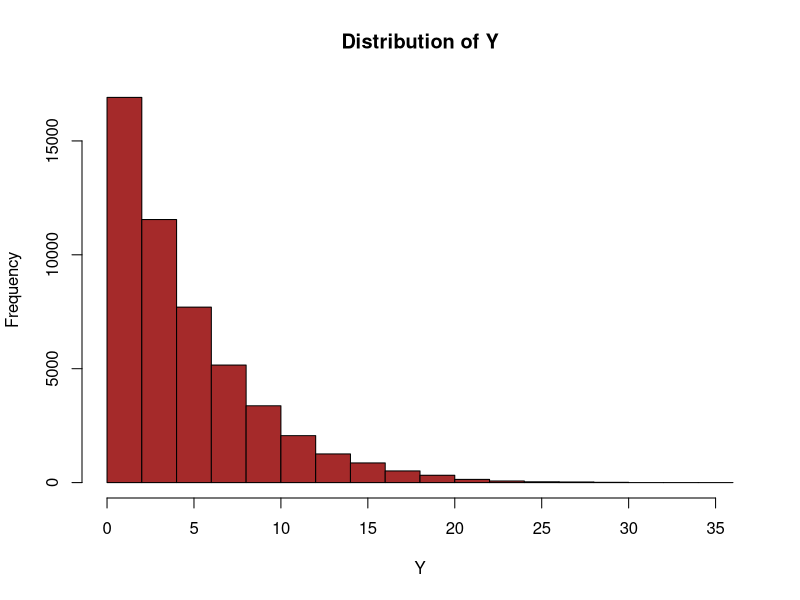

Source code (R):
## ---- chunk 1
knitr::opts_chunk$set(echo = TRUE)
library(pracma)
library(Matrix)
## ---- chunk 2
# Define the variables we need to simulate the problem.
n <- 50000
k <- 50
samples <- 10
Y <- c()

# Simulate the problem.
for (count in 1:n) {
  Xn <- sample(1:k, samples, TRUE)
  Y <- c(Y, min(Xn))
}

# Plot the results as a histogram so we can observe the distribution of Y.
distribution_of_y <- hist(Y, col = '#A52A2A', main = 'Distribution of Y')
## ---- chunk 3
  failure_probability <- 0.1
## ---- chunk 4
  # Calculate the probability that the machine will fail after 8 years using a geometric model.
  machine_failure_geo_probability <- pgeom(8, failure_probability, lower.tail = FALSE)
  machine_failure_geo_probability
## ---- chunk 5
  # Calculate the standard deviation for the geometric model.
  geometric_standard_deviation <- sqrt((1 - failure_probability) / (failure_probability^2))
  geometric_standard_deviation
## ---- chunk 6
  # Calculate the probability that the machine will fail after 8 years using an exponential model.
  machine_failure_exp_probability <- pexp(8, failure_probability, lower.tail = FALSE)
  machine_failure_exp_probability
## ---- chunk 7
  # Calculate the standard deviation for the exponential model.
  exponential_standard_deviation <- sqrt(1 / failure_probability^2)
  exponential_standard_deviation
## ---- chunk 8
  # Calculate the probability that the machine will fail after 8 years using an binomial model.
  machine_failure_binomial_probability <- pbinom(0, 8, failure_probability)
  machine_failure_binomial_probability
## ---- chunk 9
  # Calculate the standard deviation for the binomial model.
  binomial_standard_deviation <- sqrt(8 * failure_probability * (1 - failure_probability))
  binomial_standard_deviation
## ---- chunk 10
  # Calculate the probability that the machine will fail after 8 years using an Poisson model.
  machine_failure_poisson_probability <- ppois(0, 0.8)
  machine_failure_poisson_probability
## ---- chunk 11
  # Calculate the standard deviation for the Poisson model.
  poisson_standard_deviation <- sqrt(8 * failure_probability)
  poisson_standard_deviation
